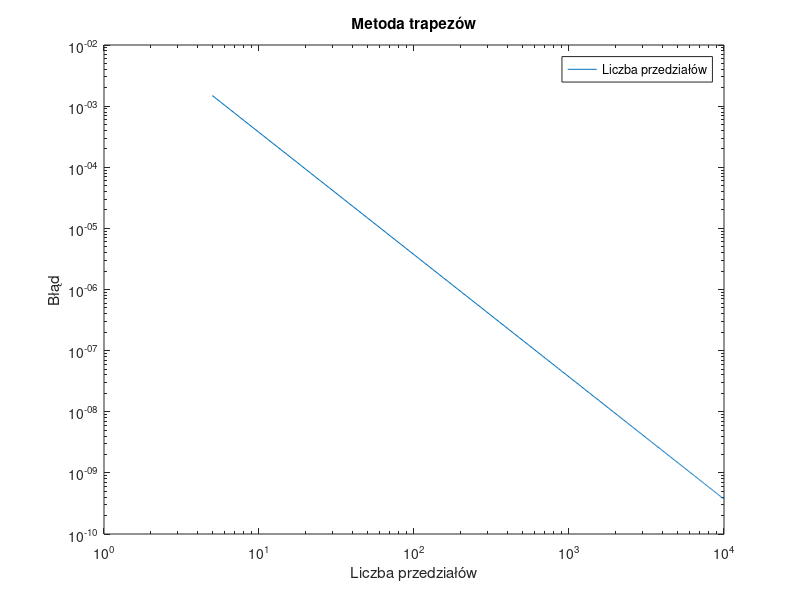

The MATLAB source for this figure:
function [ft_5, integral_1000, Nt, integration_error] = trapezoidal_rule_accuracy_evaluation()


    reference_value = 0.0473612919396179; % wartość wzorcowa całki

    ft_5 = failure_density_function(5);
    N = 1000; % liczba podprzedziałów całkowania
    x = linspace(0,5,N+1); % liczba punktów = liczba podprzedziałów całkowania + 1
    integral_1000 = trapezoidal_rule(x);

    Nt = 5:50:10^4;
    for i = 1:length(Nt)
        N = Nt(i);
        x = linspace(0,5,N+1);
        val = trapezoidal_rule(x);
        integration_error(1, i) = abs(val - reference_value);
    end

    loglog(Nt, integration_error);
    xlabel("Liczba przedziałów");
    ylabel("Błąd");
    legend("Liczba przedziałów", "Błąd");
    title("Metoda trapezów");
    saveas(gcf, "zadanie2.png");
    


end


function integral_approximation = trapezoidal_rule(x)
    result = 0;
    for i = 1:length(x)-1
        xi = x(i);
        x2 = x(i+1);
        dx = x2 - xi;
        result = result + ((failure_density_function(xi) + failure_density_function(x2))/2)*dx;
    end
    integral_approximation = result;
end


function ft = failure_density_function(t)
   
    ft = exp(1)^((-(t-10)^2)/(2*9))/(3*sqrt(2*pi));
end
